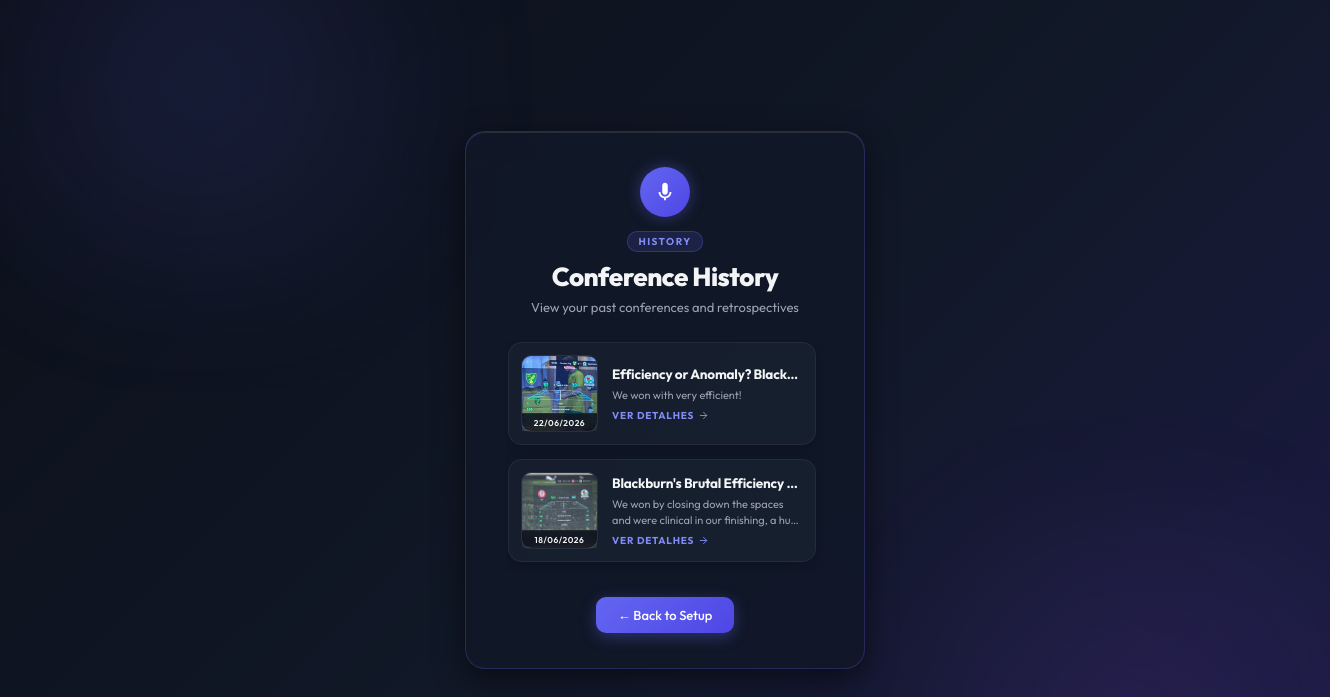
Page /history (signed in) on the earlier database version.
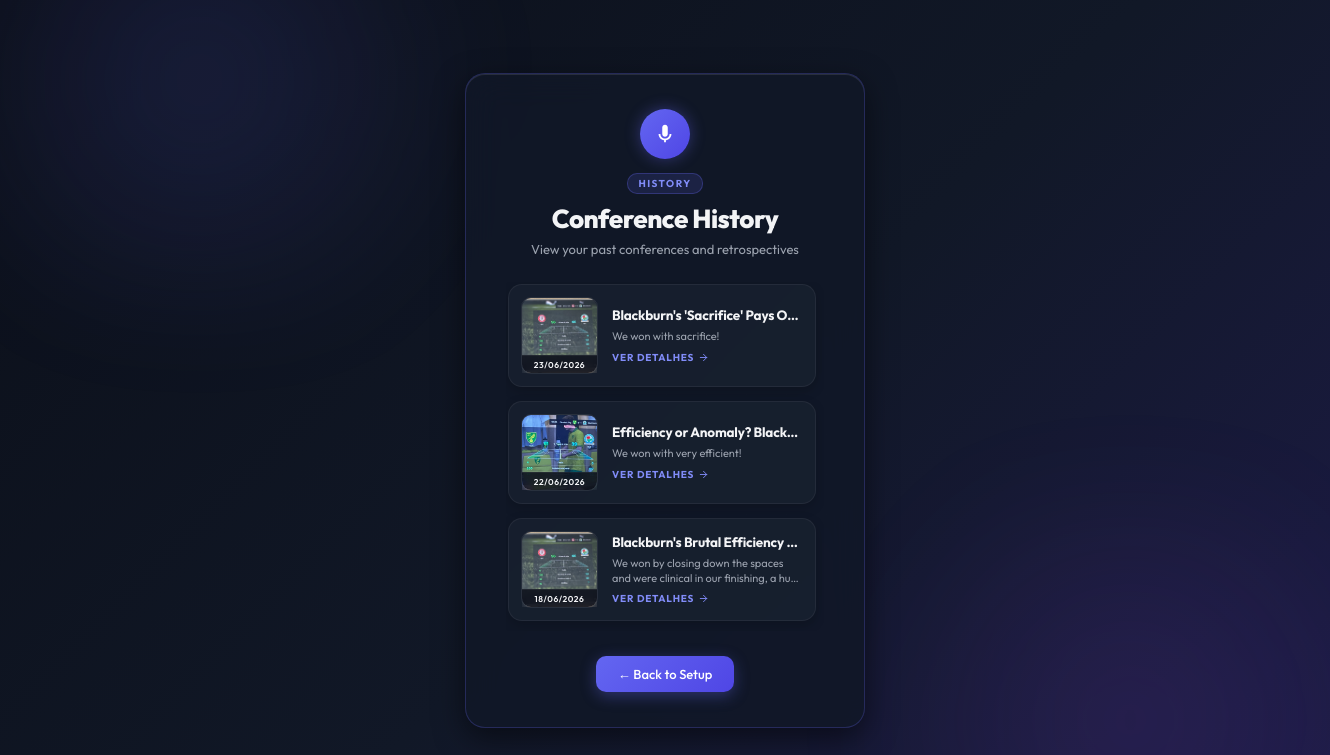
Same page on the later database version.
### tables this page shows
CREATE TABLE conferences (
    id INTEGER PRIMARY KEY AUTOINCREMENT,
    user_id INTEGER NOT NULL,
    screenshot_path TEXT NOT NULL,
    initial_context TEXT NOT NULL, -- User's match notes (up to 200 chars)
    headline TEXT,                 -- AI generated headline (NULL until final round completes)
    chronicle TEXT,                -- AI generated article text (NULL until final round completes)
    created_at DATETIME DEFAULT CURRENT_TIMESTAMP,
    FOREIGN KEY (user_id) REFERENCES users(id) ON DELETE CASCADE
);

### routes/main.py (the view)
@main_bp.route("/history", methods=["GET"])
@login_required
def history():
    user_id = session["user_id"]
    with get_db() as conn:
        conferences = conn.execute(
            "SELECT *, strftime('%d/%m/%Y', created_at) AS formatted_date FROM conferences WHERE user_id = ? AND headline IS NOT NULL AND chronicle IS NOT NULL ORDER BY created_at DESC",
            (user_id,)
        ).fetchall()
    return render_template("history.html", conferences=conferences)

### services/db.py (called while the page is built)
@contextmanager
def get_db():
    db_path = os.getenv("DATABASE_PATH", "conference_data.db")
    conn = sqlite3.connect(db_path)
    conn.row_factory = sqlite3.Row
    conn.execute("PRAGMA foreign_keys = ON;")
    try:
        yield conn
    finally:
        conn.close()

### utils/security.py (called while the page is built)
def login_required(f):
    @wraps(f)
    def decorated(*args, **kwargs):
        if session.get("user_id") is None:
            flash("You need to be logged in to access this page.", "error")
            return redirect(url_for("auth.login"))
        return f(*args, **kwargs)
    return decorated

### templates/history.html (shortened to what this page needs)
{% extends "base.html" %}
{% block extra_css %}
<link rel="stylesheet" href="{{ url_for('static', filename='css/history.css') }}">
{% endblock %}
{% block badge %}<span class="badge">History</span>{% endblock %}
{% block card_title %}Conference History{% endblock %}
{% block card_tagline %}View your past conferences and retrospectives{% endblock %}
{% block content %}
<div id="history-container">
    {% if not conferences %}
        <div class="empty-state">
            <svg class="empty-icon" viewBox="0 0 24 24">
                <path d="M19 3H5c-1.1 0-2 .9-2 2v14c0 1.1.9 2 2 2h14c1.1 0 2-.9 2-2V5c0-1.1-.9-2-2-2zm-5 14H7v-2h7v2zm3-4H7v-2h10v2zm0-4H7V7h10v2z"/>
            </svg>
            <p>No past conferences found.</p>
        </div>
    {% else %}
        <div class="history-grid">
            {% for conference in conferences %}
                <a href="{{ url_for('main.newspaper', conference_id=conference.id) }}" class="history-card">
                    <div class="card-thumbnail">
                        <img src="{{ conference.screenshot_path }}" alt="Match Screenshot" loading="lazy">
                        <span class="card-date">{{ conference.formatted_date or conference.created_at }}</span>
                    </div>
                    <div class="card-info">
                        <h3 class="card-headline">{{ conference.headline }}</h3>
                        <p class="card-context">{{ conference.initial_context }}</p>
                        <div class="card-action">
                            <span>Ver Detalhes</span>
                            <svg viewBox="0 0 24 24" class="arrow-icon">
                                <path d="M5 12h14M12 5l7 7-7 7" stroke="currentColor" stroke-width="2" fill="none" stroke-linecap="round" stroke-linejoin="round"/>
                            </svg>
                        </div>
                    </div>
                </a>
            {% endfor %}
        </div>
    {% endif %}
</div>
<div class="footer-links">
    <a href="{{ url_for('main.setup') }}" class="back-link">← Back to Setup</a>
</div>
{% endblock %}

### templates/base.html (shortened to what this page needs)
<!DOCTYPE html>
<html lang="en">
<head>
    <link rel="stylesheet" href="{{ url_for('static', filename='css/style.css') }}">
    {% block extra_css %}{% endblock %}
</head>
<body>
<div class="app-wrapper">
    <div class="app-card">
        <div class="backdrop-pattern"></div>
        <div class="header-section">
            <div class="mic-icon">
                <svg viewBox="0 0 24 24">
                    <path d="M12 2c1.66 0 3 1.34 3 3v7c0 1.66-1.34 3-3 3s-3-1.34-3-3v-7c0-1.66 1.34-3 3-3zm7 10h-2c0 2.76-2.24 5-5 5s-5-2.24-5-5H5c0 3.53 2.61 6.43 6 6.92V21h2v-2.08c3.39-.49 6-3.39 6-6.92z"/>
                </svg>
            </div>
            {% block badge %}{% endblock %}
            <h2>{% block card_title %}{% endblock %}</h2>
            <p class="tagline">{% block card_tagline %}{% endblock %}</p>
        </div>
        {% block content %}{% endblock %}
    </div>
</div>
</body>
</html>

### static/css/style.css (style rules this page uses)
:root { --bg-gradient: linear-gradient(135deg, #0b0f19 0%, #111827 50%, #1e1b4b 100%); --card-bg: rgba(17, 24, 39, 0.85); --border-color: rgba(99, 102, 241, 0.25); --accent-color: #4f46e5; --accent-glow: #6366f1; --text-primary: #f3f4f6; --text-secondary: #9ca3af; }
body { font-family: 'Outfit', sans-serif; background: var(--bg-gradient); background-attachment: fixed; display: flex; justify-content: center; align-items: center; height: 100vh; margin: 0; overflow: hidden; position: relative; }
body::before { content: ''; position: absolute; top: -20%; left: -10%; width: 50%; height: 60%; background: radial-gradient(circle, rgba(99, 102, 241, 0.15) 0%, transparent 70%); z-index: 1; filter: blur(50px); pointer-events: none; }
body::after { content: ''; position: absolute; bottom: -20%; right: -10%; width: 50%; height: 60%; background: radial-gradient(circle, rgba(168, 85, 247, 0.1) 0%, transparent 70%); z-index: 1; filter: blur(50px); pointer-events: none; }
.app-wrapper { position: relative; z-index: 2; width: 100%; max-width: 440px; padding: 20px; box-sizing: border-box; }
.app-card { background: var(--card-bg); border: 1px solid var(--border-color); border-radius: 20px; padding: 35px 40px; box-shadow: 0 10px 30px rgba(0, 0, 0, 0.5), inset 0 1px 0 rgba(255, 255, 255, 0.1); backdrop-filter: blur(16px); position: relative; overflow: hidden; }
.backdrop-pattern { position: absolute; top: 0; left: 0; right: 0; bottom: 0; opacity: 0.03; background-image: linear-gradient(rgba(255, 255, 255, 0.1) 1px, transparent 1px), linear-gradient(90deg, rgba(255, 255, 255, 0.1) 1px, transparent 1px); background-size: 40px 40px; pointer-events: none; z-index: 0; }
.header-section { text-align: center; margin-bottom: 25px; position: relative; z-index: 1; }
.mic-icon { width: 50px; height: 50px; background: linear-gradient(135deg, var(--accent-glow) 0%, var(--accent-color) 100%); border-radius: 50%; display: flex; align-items: center; justify-content: center; margin: 0 auto 12px auto; box-shadow: 0 0 15px rgba(99, 102, 241, 0.4); }
.mic-icon svg { fill: white; width: 22px; height: 22px; }
.badge { background: rgba(99, 102, 241, 0.15); color: #818cf8; padding: 3px 10px; border-radius: 10px; font-size: 10px; text-transform: uppercase; font-weight: 700; letter-spacing: 1.5px; display: inline-block; margin-bottom: 8px; border: 1px solid rgba(99, 102, 241, 0.3); }
h2 { margin: 0; font-size: 26px; font-weight: 800; color: var(--text-primary); letter-spacing: -0.5px; }
.tagline { color: var(--text-secondary); font-size: 13px; margin-top: 6px; font-weight: 400; }
.footer-links { display: flex; justify-content: center; align-items: center; gap: 15px; margin-top: 20px; font-size: 13px; position: relative; z-index: 1; }
.footer-links a { color: #818cf8; text-decoration: none; transition: color 0.2s; font-weight: 500; }

Differences in the rows shown:
added conferences: screenshot_path (picture), created_at "23/06/2026", headline "Blackburn's 'Sacrifice' Pays O…", initial_context "We won with sacrifice!"
